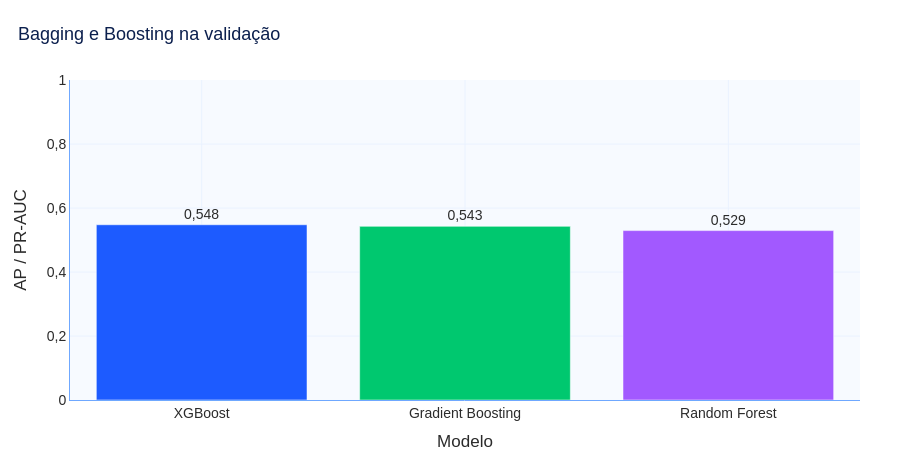

The cell this chart's notebook holds for it:
### Code cell
fig = grafico_comparacao_modelos(resultados, "Bagging e Boosting na validação")
fig.show()

### Figure 1 — Plotly figure (JSON) as saved in the notebook; plotly's stock layout.template omitted (floating-point values rounded to 4 significant figures)
{"data": [{"hovertemplate": "%{x}: %{y:.3f}<extra></extra>", "legendgroup": "", "marker": {"color": ["#1D5BFF", "#00C86F", "#A259FF"], "pattern": {"shape": ""}}, "name": "", "orientation": "v", "showlegend": false, "textposition": "outside", "texttemplate": "%{y:.3f}", "type": "bar", "x": ["XGBoost", "Gradient Boosting", "Random Forest"], "xaxis": "x", "y": [0.5476, 0.5426, 0.5294], "yaxis": "y"}], "layout": {"barmode": "relative", "colorway": ["#1D5BFF", "#00C86F", "#A259FF", "#6FA8FF", "#123C8C"], "font": {"color": "#2B2B2B", "family": "Arial, sans-serif", "size": 14}, "height": 460, "hoverlabel": {"font": {"size": 13}}, "legend": {"orientation": "h", "title": {"text": ""}, "tracegroupgap": 0, "x": 0, "y": 1.02, "yanchor": "bottom"}, "margin": {"b": 60, "l": 70, "r": 40, "t": 80}, "paper_bgcolor": "#FFFFFF", "plot_bgcolor": "#F7FAFF", "separators": ",.", "showlegend": false, "title": {"font": {"color": "#0B1F4D", "size": 18}, "text": "Bagging e Boosting na validação", "x": 0.02}, "xaxis": {"anchor": "y", "domain": [0.0, 1.0], "gridcolor": "#EAF2FF", "linecolor": "#6FA8FF", "showgrid": true, "tickfont": {"color": "#2B2B2B"}, "title": {"font": {"color": "#2B2B2B"}, "text": "Modelo"}, "zeroline": false}, "yaxis": {"anchor": "x", "domain": [0.0, 1.0], "gridcolor": "#EAF2FF", "linecolor": "#6FA8FF", "range": [0, 1], "showgrid": true, "tickfont": {"color": "#2B2B2B"}, "title": {"font": {"color": "#2B2B2B"}, "text": "AP / PR-AUC"}, "zeroline": false}}}
